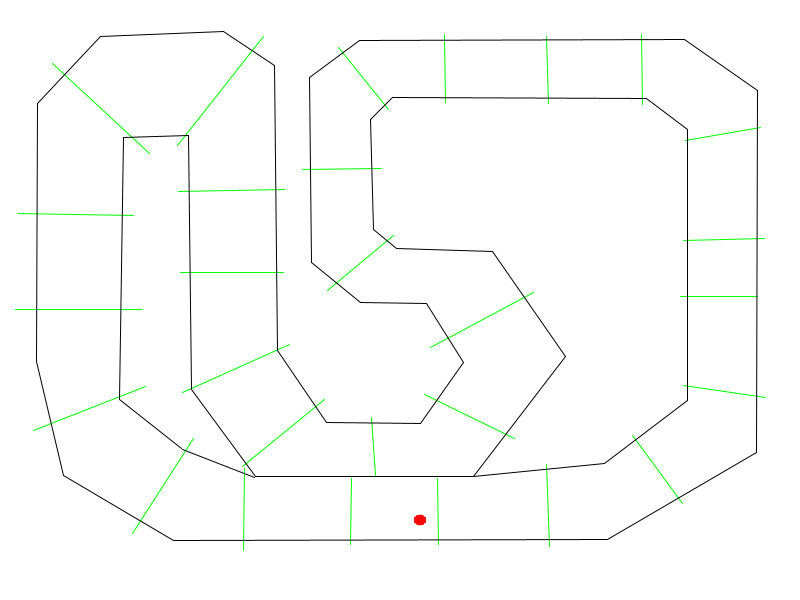
Frame 1 (no input)
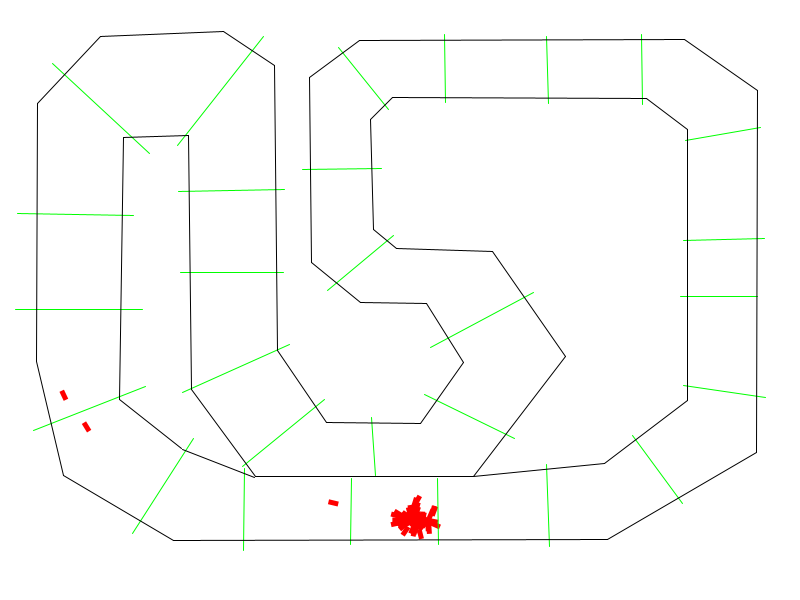
Frame 60 (the mouse pressed at the canvas centre just before this capture)
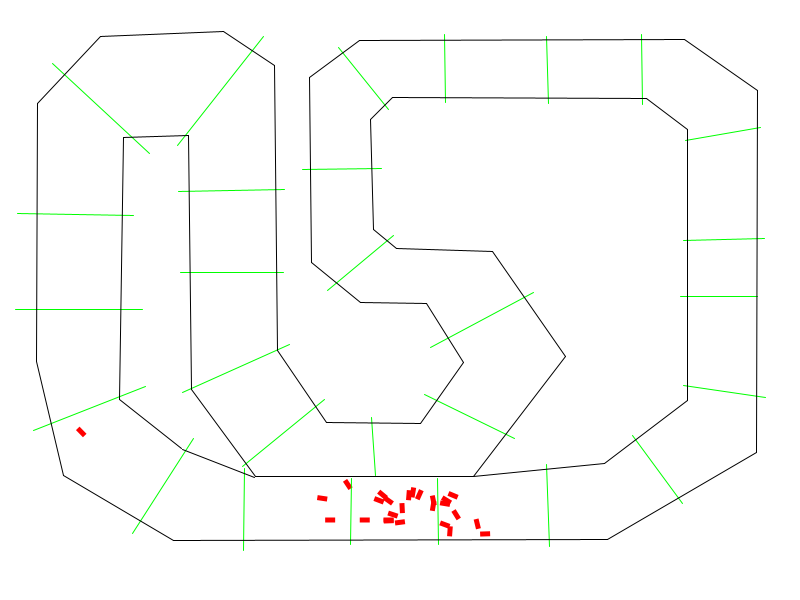
Frame 120 (the mouse held since frame 60 and released just before this capture)

The Processing sketch that drew these frames (run headless with seeded random() and noise(); from frame 60 on, the mouse is pressed at the canvas centre):

// Processing sketch: Driving
// ── Driving.pde
void setup(){ // Uses NEAT
	size(800, 600);
	randomSeed(5);
	frameRate(100);
}

int innovation_numberC = 0;
int innovation_numberN = 0;

float[][] existingNodes = {};
float[][] existingConnections = {};

int TN = 1;
Track t = new Track(TN);
Car c = new Car(t, new PVector(100,520), PI);
int Slen = 0;

float[] rotations = {/*-2*PI/3,-PI/2,*/-PI/4/*, 0*/, PI/4/*, PI/2, 2*PI/3*/};

/*
float[][] Nt = {{0,0},{1,0},{2,0},{3,0},{4,0},{5,0},{6,1},{7,1}};
float[][] Ct = {{5,6,-10000,1,0}};

Net n = new Net(Nt, Ct);*/

Population pop = new Population(200, rotations.length+0+Slen, 2+Slen); // one in node for each rotation and 3 for velocity, rotation and bias
boolean s = true;
int LastNet = 0;
Net Best = pop.Nets[0];

boolean pKeyPressed = false;
int r = 0;
int rMax = 2000;

double frictionVal = -5;

void draw() {
	background(255);
	//println(mouseX + ", " + mouseY);
	
	if(keyPressed/* && !pKeyPressed*/ && key == 'f'){
		// run instantly
		while(r < rMax){
			boolean AllDead = true;
			r++;
			for(int i = 0; i < pop.Nets.length; i++){
				pop.Nets[i].SimulateStep(s, false);
				if(pop.Nets[i].alive){AllDead = false;}
			}
			if(AllDead){break;}
			s = false;
		}
		pop.RunGen();
		s=true;
		r=0;
	}else{
		// run and visualize
		boolean AllDead = true;
		r++;
		for(int i = 0; i < pop.Nets.length; i++){
			pop.Nets[i].SimulateStep(s, true);
			if(pop.Nets[i].alive){AllDead = false;}
		}
		s = false;
		if(AllDead || r > rMax){pop.RunGen();s=true;r=0;}
	}
	
	if(keyPressed && !pKeyPressed && key == 'p'){
		print("Nodes: ");
		for(int i = 0; i < Best.Nodes.length; i++){
			print(Best.Nodes[i][0] + ", ");
		}
		println();
		
		print("Connections: ");
		for(int i = 0; i < Best.connections.length; i++){
			float[] x = Best.connections[i];
			if((int)x[3] == 1){
				print("(" + x[0] + ", " + x[1] + ", " + x[2] + "), ");
			}
		}
		println();
	}
	
	
	//background(255);
	/*if(n.fitness == 0){
		println(millis());
		n.SimulateInst();
		println(millis());
	}
	println(n.fitness);
	
	if(c.touchingTrack()){
		background(255,0,0);
	}*/
	/*
	float a = 0;
	float b = 0;
	if(keyPressed && keyCode == UP){
		a += 0.5;
	}else if(keyPressed && keyCode == DOWN){
		a -= 0.5;
	}else if(keyPressed && keyCode == LEFT){
		b -= 0.05;
	}else if(keyPressed && keyCode == RIGHT){
		b += 0.05;
	}
	
	c.Drive(a,b);
	c.Draw(true);
	c.Step();
	
	if(c.touchingTrack()){
		background(255,0,0);
	}
	*/
	t.Draw();
	pKeyPressed = keyPressed;
}

// Helper Code

float Dot(PVector a, PVector b){
	return a.x*b.x + a.y*b.y;
}

float Cross(PVector a, PVector b){
	return a.x*b.y - a.y*b.x;
}

float[][] insert(float[][] array, float[] x, int place){
	float[][] out = {};
	for(int i = 0; i < place-1; i++){
		out = (float[][])append(out, array[i]);
	}
	out = (float[][])append(out, x);
	for(int i = place-1; i < array.length; i++){
		out = (float[][])append(out, array[i]);
	}
	return out;
}

Net[] insert(Net[] array, Net x, int place){
	Net[] out = {};
	if(place > 0){
		for(int i = 0; i < place-1; i++){
			out = (Net[])append(out, array[i]);
		}
	}
	out = (Net[])append(out, x);
	for(int i = max(place-1,0); i < array.length; i++){
		out = (Net[])append(out, array[i]);
	}
	return out;
}

float sigmoid(float x){
	return 1/(1 + exp(-x));
}

float[][] Remove(float[][] list, int[] to_Remove){
	float[][] out = {};
	
	for(int i = 0; i < list.length; i++){
		boolean c = false;
		for(int a = 0; a < to_Remove.length; a++){
			if(i == to_Remove[a]){
				c = true;
				break;
			}
		}
		if(c){continue;}
		out = (float[][])append(out, list[i]);
	}
	return out;
}

float[][] getDisjoint(Net A, Net B){
	float[][] out = {};
	float[][] c1 = new float[A.connections.length][];
	arrayCopy(A.connections, c1);
	float[][] c2 = new float[B.connections.length][];
	arrayCopy(B.connections, c2);
		
	for(int a = 0; a < c1.length; a++){
		boolean f = false;
		for(int b = 0; b < c2.length; b++){
			if(c1[a][4] == c2[b][4]){
				f = true;
				break;
			}
		}
		if(!f){
			for(int i = 0; i < A.Start_Nodes.length; i++){
				if(c1[a][0] == A.Start_Nodes[i]){
					out = (float[][])append(out, c1[a]);
				}
			}
		}
	}
	
	for(int a = 0; a < c2.length; a++){
		boolean f = false;
		for(int b = 0; b < c1.length; b++){
			if(c2[a][4] == c1[b][4]){
				f = true;
				break;
			}
		}
		if(!f){
			for(int i = 0; i < A.Start_Nodes.length; i++){
				if(c2[a][0] == A.Start_Nodes[i]){
					out = (float[][])append(out, c2[a]);
				}
			}
		}
	}
	return out;
}
float[][] getExcess(Net A, Net B){
	float[][] out = {};
	float[][] c1 = new float[A.connections.length][];
	arrayCopy(A.connections, c1);
	float[][] c2 = new float[B.connections.length][];
	arrayCopy(B.connections, c2);
		
	for(int a = 0; a < c1.length; a++){
		boolean f = false;
		for(int b = 0; b < c2.length; b++){
			if(c1[a][4] == c2[b][4]){
				f = true;
				break;
			}
		}
		if(!f){
			f = false;
			for(int i = 0; i < A.Start_Nodes.length; i++){
				if(c1[a][0] == A.Start_Nodes[i]){
					f = true;
				}
			}
			if(!f){out = (float[][])append(out, c1[a]);}
		}
	}
	
	for(int a = 0; a < c2.length; a++){
		boolean f = false;
		for(int b = 0; b < c1.length; b++){
			if(c2[a][4] == c1[b][4]){
				f = true;
				break;
			}
		}
		if(!f){
			f = false;
			for(int i = 0; i < A.Start_Nodes.length; i++){
				if(c2[a][0] == A.Start_Nodes[i]){
					f = true;
				}
			}
			if(!f){out = (float[][])append(out, c2[a]);}
		}
	}
	return out;
}

float GDist(Net A, Net B, float c1, float c2, float c3){
	float out = c1*getExcess(A,B).length/max(A.connections.length, B.connections.length) + c2*getDisjoint(A,B).length/max(A.connections.length, B.connections.length);
	
	float w = 0;
	for(int a = 0; a < A.connections.length; a++){
		for(int b = 0; b < B.connections.length; b++){
			if(A.connections[a][4] == B.connections[b][4]){
				w += abs(A.connections[a][2] - B.connections[b][2]);
			}
		}
	}
	out += c3*w/max(A.connections.length,B.connections.length);
	return out;
}

boolean TFProb(float prob){ // prob between 0 and 100
	if(random(0,100) <= prob){
		return true;
	}
	return false;
}

Net Breed(Net A, Net B){
	float[][] AConList = {};
	float[][] BConList = {};
	
	int a = 0;
	int b = 0;
	
	for(int i = 0; i < max(A.connections[A.connections.length-1][4], B.connections[B.connections.length-1][4]); i++){
		if(A.connections[a][4] != i && B.connections[b][4] != i){
			if(A.connections[a][4] == i){
				float[] t = new float[A.connections[a].length];
				arrayCopy(A.connections[a], t);
				AConList = (float[][])append(AConList, t);
				a++;
			}else{
				AConList = (float[][])append(AConList, null);
			}
			
			if(B.connections[b][4] == i){
				float[] t = new float[A.connections[a].length];
				arrayCopy(B.connections[b], t);
				BConList = (float[][])append(BConList, t);
				b++;
			}else{
				BConList = (float[][])append(BConList, null);
			}
		}
	}
	
	Net out;
	if(A.fitness > B.fitness){
		out = A.Copy();
		int ac = 0;
		for(int i = 0; i < AConList.length; i++){
			if(AConList[i] != null && BConList[i] != null){
				if(TFProb(50)){
					arrayCopy(BConList[i], out.connections[ac]);
				}
				
				if((AConList[i][3] == 0 || BConList[i][3] == 0) && TFProb(75)){
					out.connections[ac][3] = 0;
				}/*else{
					out.connections[ac][3] = 1;
				}*/
			}
			if(AConList[i] != null){ac++;}
		}
	}else{
		out = B.Copy();
		int bc = 0;
		for(int i = 0; i < BConList.length; i++){
			if(AConList[i] != null && BConList[i] != null && TFProb(50)){
				out.connections[bc] = AConList[i];
			}
			if(BConList[i] != null){bc++;}
		}
	}
	
	return out;
}

int[] getRange(int min, int max){
	int[] out = {};
	for(int i = min; i < max; i++){
		out = append(out, i);
	}
	return out;
}

// Track class

class Track {
	PVector[][] gaits = {}; //= {{new PVector(116.0, 129.0), new PVector(117.0, 180.0)}, {new PVector(127.0, 180.0), new PVector(127.0, 126.0)}, {new PVector(134.0, 126.0), new PVector(134.0, 182.0)}, {new PVector(150.0, 184.0), new PVector(150.0, 103.0)}, {new PVector(170.0, 111.0), new PVector(168.0, 179.0)}, {new PVector(185.0, 180.0), new PVector(187.0, 120.0)}, {new PVector(189.0, 188.0), new PVector(281.0, 188.0)}, {new PVector(116.0, 186.0), new PVector(33.0, 187.0)}, {new PVector(135.0, 277.0), new PVector(20.0, 274.0)}, {new PVector(130.0, 378.0), new PVector(20.0, 390.0)}, {new PVector(48.0, 526.0), new PVector(129.0, 460.0)}, {new PVector(267.0, 480.0), new PVector(266.0, 566.0)}, {new PVector(447.0, 566.0), new PVector(448.0, 471.0)}, {new PVector(531.0, 473.0), new PVector(529.0, 570.0)}, {new PVector(693.0, 547.0), new PVector(625.0, 456.0)}, {new PVector(666.0, 411.0), new PVector(773.0, 403.0)}, {new PVector(777.0, 324.0), new PVector(657.0, 325.0)}, {new PVector(667.0, 231.0), new PVector(780.0, 214.0)}, {new PVector(778.0, 91.0), new PVector(681.0, 102.0)}, {new PVector(570.0, 125.0), new PVector(570.0, 18.0)}, {new PVector(447.0, 2.0), new PVector(443.0, 93.0)}, {new PVector(391.0, 110.0), new PVector(283.0, 107.0)}, {new PVector(299.0, 264.0), new PVector(391.0, 172.0)}, {new PVector(358.0, 311.0), new PVector(493.0, 313.0)}, {new PVector(464.0, 439.0), new PVector(352.0, 363.0)}, {new PVector(310.0, 345.0), new PVector(203.0, 432.0)}, {new PVector(180.0, 273.0), new PVector(285.0, 292.0)}};
	PVector[][] track = {}; //= {{new PVector(659.0, 556.0), new PVector(106.0, 556.0)}, {new PVector(106.0, 556.0), new PVector(36.0, 499.0)}, {new PVector(36.0, 499.0), new PVector(32.0, 37.0)}, {new PVector(32.0, 37.0), new PVector(64.0, 7.0)}, {new PVector(64.0, 7.0), new PVector(248.0, 7.0)}, {new PVector(248.0, 7.0), new PVector(278.0, 39.0)}, {new PVector(278.0, 39.0), new PVector(277.0, 350.0)}, {new PVector(277.0, 350.0), new PVector(321.0, 391.0)}, {new PVector(321.0, 391.0), new PVector(356.0, 391.0)}, {new PVector(356.0, 391.0), new PVector(399.0, 353.0)}, {new PVector(399.0, 353.0), new PVector(399.0, 300.0)}, {new PVector(399.0, 300.0), new PVector(365.0, 269.0)}, {new PVector(365.0, 269.0), new PVector(321.0, 269.0)}, {new PVector(321.0, 269.0), new PVector(288.0, 241.0)}, {new PVector(288.0, 241.0), new PVector(287.0, 37.0)}, {new PVector(287.0, 37.0), new PVector(313.0, 11.0)}, {new PVector(313.0, 11.0), new PVector(494.0, 11.0)}, {new PVector(494.0, 11.0), new PVector(534.0, 48.0)}, {new PVector(534.0, 48.0), new PVector(588.0, 48.0)}, {new PVector(588.0, 48.0), new PVector(628.0, 15.0)}, {new PVector(628.0, 15.0), new PVector(723.0, 16.0)}, {new PVector(723.0, 16.0), new PVector(770.0, 53.0)}, {new PVector(770.0, 53.0), new PVector(762.0, 469.0)}, {new PVector(658.0, 556.0), new PVector(762.0, 470.0)}, {new PVector(157.0, 483.0), new PVector(116.0, 452.0)}, {new PVector(116.0, 452.0), new PVector(111.0, 173.0)}, {new PVector(111.0, 173.0), new PVector(195.0, 173.0)}, {new PVector(195.0, 173.0), new PVector(195.0, 397.0)}, {new PVector(195.0, 397.0), new PVector(272.0, 460.0)}, {new PVector(272.0, 460.0), new PVector(386.0, 459.0)}, {new PVector(386.0, 459.0), new PVector(475.0, 378.0)}, {new PVector(475.0, 378.0), new PVector(475.0, 274.0)}, {new PVector(475.0, 274.0), new PVector(398.0, 203.0)}, {new PVector(398.0, 203.0), new PVector(383.0, 202.0)}, {new PVector(383.0, 202.0), new PVector(358.0, 181.0)}, {new PVector(358.0, 181.0), new PVector(356.0, 91.0)}, {new PVector(356.0, 91.0), new PVector(369.0, 74.0)}, {new PVector(369.0, 74.0), new PVector(455.0, 72.0)}, {new PVector(455.0, 72.0), new PVector(502.0, 111.0)}, {new PVector(502.0, 111.0), new PVector(598.0, 108.0)}, {new PVector(598.0, 108.0), new PVector(653.0, 66.0)}, {new PVector(653.0, 66.0), new PVector(697.0, 66.0)}, {new PVector(697.0, 66.0), new PVector(694.0, 427.0)}, {new PVector(694.0, 427.0), new PVector(641.0, 483.0)}, {new PVector(641.0, 483.0), new PVector(158.0, 484.0)}, {new PVector(112.0, 135.0), new PVector(193.0, 135.0)}, {new PVector(193.0, 135.0), new PVector(193.0, 81.0)}, {new PVector(193.0, 81.0), new PVector(177.0, 54.0)}, {new PVector(177.0, 54.0), new PVector(131.0, 53.0)}, {new PVector(131.0, 53.0), new PVector(111.0, 75.0)}, {new PVector(111.0, 75.0), new PVector(112.0, 136.0)}, {new PVector(130.0, 136.0), new PVector(130.0, 146.0)}, {new PVector(174.0, 173.0), new PVector(173.0, 163.0)}};
	
	Track(){
		for(int i = 0; i < track.length; i++){
			if(track[i][0].x == track[i][1].x){
				track[i][1].x += 0.05;
			}
		}
	}
	
	Track(int TrackNum){
		for(int i = 0; i < track.length; i++){
			if(track[i][0].x == track[i][1].x){
				track[i][1].x += 0.1;
			}
		}
		
		if(TrackNum == 0){
			PVector[][] a = {{new PVector(160.0, 131.0), new PVector(236.0, 185.0)}, {new PVector(313.0, 165.0), new PVector(304.0, 70.0)}, {new PVector(412.0, 162.0), new PVector(465.0, 80.0)}, {new PVector(399.0, 215.0), new PVector(563.0, 185.0)}, {new PVector(536.0, 289.0), new PVector(626.0, 217.0)}, {new PVector(556.0, 357.0), new PVector(668.0, 389.0)}, {new PVector(519.0, 349.0), new PVector(475.0, 424.0)}, {new PVector(417.0, 375.0), new PVector(415.0, 289.0)}, {new PVector(349.0, 390.0), new PVector(290.0, 329.0)}, {new PVector(266.0, 365.0), new PVector(206.0, 441.0)}, {new PVector(173.0, 315.0), new PVector(249.0, 274.0)}};
			PVector[][] b = {{new PVector(224.0, 445.0), new PVector(141.0, 174.0)}, {new PVector(141.0, 174.0), new PVector(207.0, 99.0)}, {new PVector(207.0, 99.0), new PVector(379.0, 82.0)}, {new PVector(379.0, 82.0), new PVector(585.0, 128.0)}, {new PVector(585.0, 128.0), new PVector(488.0, 198.0)}, {new PVector(488.0, 198.0), new PVector(628.0, 251.0)}, {new PVector(628.0, 251.0), new PVector(647.0, 434.0)}, {new PVector(647.0, 434.0), new PVector(501.0, 434.0)}, {new PVector(501.0, 434.0), new PVector(445.0, 360.0)}, {new PVector(445.0, 360.0), new PVector(340.0, 360.0)}, {new PVector(340.0, 360.0), new PVector(318.0, 443.0)}, {new PVector(318.0, 443.0), new PVector(224.0, 445.0)}, {new PVector(264.0, 381.0), new PVector(207.0, 196.0)}, {new PVector(207.0, 196.0), new PVector(246.0, 145.0)}, {new PVector(246.0, 145.0), new PVector(374.0, 135.0)}, {new PVector(374.0, 135.0), new PVector(447.0, 151.0)}, {new PVector(447.0, 151.0), new PVector(412.0, 213.0)}, {new PVector(412.0, 213.0), new PVector(560.0, 276.0)}, {new PVector(560.0, 276.0), new PVector(584.0, 369.0)}, {new PVector(584.0, 369.0), new PVector(527.0, 371.0)}, {new PVector(527.0, 371.0), new PVector(477.0, 306.0)}, {new PVector(477.0, 306.0), new PVector(319.0, 304.0)}, {new PVector(319.0, 304.0), new PVector(288.0, 350.0)}, {new PVector(288.0, 350.0), new PVector(281.0, 381.0)}, {new PVector(281.0, 381.0), new PVector(264.0, 381.0)}};
			gaits = a;
			track = b;
		}else if(TrackNum == 1){
			PVector[][] a = {{new PVector(244.0, 468.0), new PVector(243.0, 550.0)}, {new PVector(193.0, 438.0), new PVector(132.0, 533.0)}, {new PVector(145.0, 386.0), new PVector(33.0, 430.0)}, {new PVector(142.0, 309.0), new PVector(15.0, 309.0)}, {new PVector(133.0, 215.0), new PVector(17.0, 213.0)}, {new PVector(149.0, 153.0), new PVector(52.0, 63.0)}, {new PVector(177.0, 145.0), new PVector(263.0, 36.0)}, {new PVector(178.0, 191.0), new PVector(284.0, 189.0)}, {new PVector(180.0, 272.0), new PVector(283.0, 272.0)}, {new PVector(289.0, 344.0), new PVector(182.0, 392.0)}, {new PVector(242.0, 466.0), new PVector(324.0, 399.0)}, {new PVector(371.0, 417.0), new PVector(375.0, 475.0)}, {new PVector(424.0, 394.0), new PVector(514.0, 438.0)}, {new PVector(430.0, 347.0), new PVector(533.0, 292.0)}, {new PVector(327.0, 290.0), new PVector(393.0, 235.0)}, {new PVector(381.0, 168.0), new PVector(302.0, 169.0)}, {new PVector(388.0, 109.0), new PVector(338.0, 47.0)}, {new PVector(445.0, 102.0), new PVector(444.0, 34.0)}, {new PVector(548.0, 103.0), new PVector(546.0, 36.0)}, {new PVector(642.0, 104.0), new PVector(641.0, 34.0)}, {new PVector(685.0, 140.0), new PVector(760.0, 127.0)}, {new PVector(764.0, 238.0), new PVector(683.0, 240.0)}, {new PVector(680.0, 296.0), new PVector(757.0, 296.0)}, {new PVector(765.0, 397.0), new PVector(683.0, 385.0)}, {new PVector(682.0, 503.0), new PVector(632.0, 435.0)}, {new PVector(549.0, 546.0), new PVector(546.0, 464.0)}, {new PVector(437.0, 478.0), new PVector(438.0, 544.0)}, {new PVector(350.0, 544.0), new PVector(351.0, 478.0)}};
			PVector[][] b = {{new PVector(607.0, 539.0), new PVector(173.0, 540.0)}, {new PVector(173.0, 540.0), new PVector(63.0, 475.0)}, {new PVector(63.0, 475.0), new PVector(36.0, 361.0)}, {new PVector(36.0, 361.0), new PVector(37.0, 103.0)}, {new PVector(37.0, 103.0), new PVector(100.0, 36.0)}, {new PVector(100.0, 36.0), new PVector(223.0, 31.0)}, {new PVector(223.0, 31.0), new PVector(274.0, 65.0)}, {new PVector(274.0, 65.0), new PVector(277.0, 350.0)}, {new PVector(277.0, 350.0), new PVector(326.0, 422.0)}, {new PVector(326.0, 422.0), new PVector(420.0, 423.0)}, {new PVector(420.0, 423.0), new PVector(463.0, 362.0)}, {new PVector(463.0, 362.0), new PVector(426.0, 303.0)}, {new PVector(426.0, 303.0), new PVector(360.0, 302.0)}, {new PVector(360.0, 302.0), new PVector(311.0, 262.0)}, {new PVector(311.0, 262.0), new PVector(309.0, 77.0)}, {new PVector(309.0, 77.0), new PVector(359.0, 40.0)}, {new PVector(359.0, 40.0), new PVector(684.0, 39.0)}, {new PVector(684.0, 39.0), new PVector(757.0, 90.0)}, {new PVector(757.0, 90.0), new PVector(756.0, 452.0)}, {new PVector(756.0, 452.0), new PVector(607.0, 539.0)}, {new PVector(181.0, 448.0), new PVector(119.0, 399.0)}, {new PVector(119.0, 399.0), new PVector(123.0, 137.0)}, {new PVector(123.0, 137.0), new PVector(188.0, 135.0)}, {new PVector(188.0, 135.0), new PVector(191.0, 389.0)}, {new PVector(191.0, 389.0), new PVector(255.0, 476.0)}, {new PVector(255.0, 476.0), new PVector(473.0, 476.0)}, {new PVector(473.0, 476.0), new PVector(565.0, 356.0)}, {new PVector(565.0, 356.0), new PVector(492.0, 251.0)}, {new PVector(492.0, 251.0), new PVector(396.0, 248.0)}, {new PVector(396.0, 248.0), new PVector(373.0, 229.0)}, {new PVector(373.0, 229.0), new PVector(370.0, 119.0)}, {new PVector(370.0, 119.0), new PVector(392.0, 97.0)}, {new PVector(392.0, 97.0), new PVector(646.0, 98.0)}, {new PVector(646.0, 98.0), new PVector(687.0, 129.0)}, {new PVector(687.0, 400.0), new PVector(687.1, 129.0)}, {new PVector(687.0, 400.0), new PVector(604.0, 463.0)}, {new PVector(604.0, 463.0), new PVector(473.0, 476.0)}, {new PVector(182.0, 449.0), new PVector(254.0, 477.0)}};
			gaits = a;
			track = b;
		}else if(TrackNum == 2){
			PVector[][] a = {{new PVector(116.0, 129.0), new PVector(117.0, 180.0)}, {new PVector(127.0, 180.0), new PVector(127.0, 126.0)}, {new PVector(134.0, 126.0), new PVector(134.0, 182.0)}, {new PVector(150.0, 184.0), new PVector(150.0, 103.0)}, {new PVector(170.0, 111.0), new PVector(168.0, 179.0)}, {new PVector(185.0, 180.0), new PVector(187.0, 120.0)}, {new PVector(189.0, 188.0), new PVector(281.0, 188.0)}, {new PVector(116.0, 186.0), new PVector(33.0, 187.0)}, {new PVector(135.0, 277.0), new PVector(20.0, 274.0)}, {new PVector(130.0, 378.0), new PVector(20.0, 390.0)}, {new PVector(48.0, 526.0), new PVector(129.0, 460.0)}, {new PVector(267.0, 480.0), new PVector(266.0, 566.0)}, {new PVector(447.0, 566.0), new PVector(448.0, 471.0)}, {new PVector(531.0, 473.0), new PVector(529.0, 570.0)}, {new PVector(693.0, 547.0), new PVector(625.0, 456.0)}, {new PVector(666.0, 411.0), new PVector(773.0, 403.0)}, {new PVector(777.0, 324.0), new PVector(657.0, 325.0)}, {new PVector(667.0, 231.0), new PVector(780.0, 214.0)}, {new PVector(778.0, 91.0), new PVector(681.0, 102.0)}, {new PVector(570.0, 125.0), new PVector(570.0, 18.0)}, {new PVector(447.0, 2.0), new PVector(443.0, 93.0)}, {new PVector(391.0, 110.0), new PVector(283.0, 107.0)}, {new PVector(299.0, 264.0), new PVector(391.0, 172.0)}, {new PVector(358.0, 311.0), new PVector(493.0, 313.0)}, {new PVector(464.0, 439.0), new PVector(352.0, 363.0)}, {new PVector(310.0, 345.0), new PVector(203.0, 432.0)}, {new PVector(180.0, 273.0), new PVector(285.0, 292.0)}};
			PVector[][] b = {{new PVector(659.0, 556.0), new PVector(106.0, 556.0)}, {new PVector(106.0, 556.0), new PVector(36.0, 499.0)}, {new PVector(36.0, 499.0), new PVector(32.0, 37.0)}, {new PVector(32.0, 37.0), new PVector(64.0, 7.0)}, {new PVector(64.0, 7.0), new PVector(248.0, 7.0)}, {new PVector(248.0, 7.0), new PVector(278.0, 39.0)}, {new PVector(278.0, 39.0), new PVector(277.0, 350.0)}, {new PVector(277.0, 350.0), new PVector(321.0, 391.0)}, {new PVector(321.0, 391.0), new PVector(356.0, 391.0)}, {new PVector(356.0, 391.0), new PVector(399.0, 353.0)}, {new PVector(399.0, 353.0), new PVector(399.0, 300.0)}, {new PVector(399.0, 300.0), new PVector(365.0, 269.0)}, {new PVector(365.0, 269.0), new PVector(321.0, 269.0)}, {new PVector(321.0, 269.0), new PVector(288.0, 241.0)}, {new PVector(288.0, 241.0), new PVector(287.0, 37.0)}, {new PVector(287.0, 37.0), new PVector(313.0, 11.0)}, {new PVector(313.0, 11.0), new PVector(494.0, 11.0)}, {new PVector(494.0, 11.0), new PVector(534.0, 48.0)}, {new PVector(534.0, 48.0), new PVector(588.0, 48.0)}, {new PVector(588.0, 48.0), new PVector(628.0, 15.0)}, {new PVector(628.0, 15.0), new PVector(723.0, 16.0)}, {new PVector(723.0, 16.0), new PVector(770.0, 53.0)}, {new PVector(770.0, 53.0), new PVector(762.0, 469.0)}, {new PVector(658.0, 556.0), new PVector(762.0, 470.0)}, {new PVector(157.0, 483.0), new PVector(116.0, 452.0)}, {new PVector(116.0, 452.0), new PVector(111.0, 173.0)}, {new PVector(111.0, 173.0), new PVector(195.0, 173.0)}, {new PVector(195.0, 173.0), new PVector(195.0, 397.0)}, {new PVector(195.0, 397.0), new PVector(272.0, 460.0)}, {new PVector(272.0, 460.0), new PVector(386.0, 459.0)}, {new PVector(386.0, 459.0), new PVector(475.0, 378.0)}, {new PVector(475.0, 378.0), new PVector(475.0, 274.0)}, {new PVector(475.0, 274.0), new PVector(398.0, 203.0)}, {new PVector(398.0, 203.0), new PVector(383.0, 202.0)}, {new PVector(383.0, 202.0), new PVector(358.0, 181.0)}, {new PVector(358.0, 181.0), new PVector(356.0, 91.0)}, {new PVector(356.0, 91.0), new PVector(369.0, 74.0)}, {new PVector(369.0, 74.0), new PVector(455.0, 72.0)}, {new PVector(455.0, 72.0), new PVector(502.0, 111.0)}, {new PVector(502.0, 111.0), new PVector(598.0, 108.0)}, {new PVector(598.0, 108.0), new PVector(653.0, 66.0)}, {new PVector(653.0, 66.0), new PVector(697.0, 66.0)}, {new PVector(697.0, 66.0), new PVector(694.0, 427.0)}, {new PVector(694.0, 427.0), new PVector(641.0, 483.0)}, {new PVector(641.0, 483.0), new PVector(158.0, 484.0)}, {new PVector(112.0, 135.0), new PVector(193.0, 135.0)}, {new PVector(193.0, 135.0), new PVector(193.0, 81.0)}, {new PVector(193.0, 81.0), new PVector(177.0, 54.0)}, {new PVector(177.0, 54.0), new PVector(131.0, 53.0)}, {new PVector(131.0, 53.0), new PVector(111.0, 75.0)}, {new PVector(111.0, 75.0), new PVector(112.0, 136.0)}, {new PVector(130.0, 136.0), new PVector(130.0, 146.0)}, {new PVector(174.0, 173.0), new PVector(173.0, 163.0)}};
			gaits = a;
			track = b;
		}
	}
	
	boolean IntersectingTrack(PVector[] w) {
		PVector[] l1 = new PVector[w.length];
		arrayCopy(w, l1);
		
		if(l1[0].x == l1[1].x){
			l1[1].x += 0.1;
		}
		if(l1[0].y == l1[1].y){
			l1[1].y += 0.1;
		}
				
		for(int i = 0; i < track.length; i++){
			PVector[] l2 = track[i];
			if(l2[0].x == l2[1].x){
				l2[1].x += 0.1;
			}
			
			if(l2[0].y == l2[1].y){
				l2[1].y += 0.1;
			}
						
			if(max(l1[0].x,l1[1].x) < min(l2[0].x,l2[1].x)){
				continue;
			}
			
			float A1 = (l1[0].y-l1[1].y)/(l1[0].x-l1[1].x);
			float A2 = (l2[0].y-l2[1].y)/(l2[0].x-l2[1].x);
			float b1 = l1[0].y-A1*l1[0].x;
			float b2 = l2[0].y-A2*l2[0].x;
			
			if(A1 == A2 && b1 == b2){
				//println("x1: " + l2[0].x + ", y1: " + l2[0].y + ", x2: " + l2[1].x + ", y2: " + l2[1].y);
				//return true;
			}else if(A1 == A2){
				continue;
			}
			
			float Xa = (b2 - b1) / (A1 - A2);

			if((Xa < max( min(l1[0].x,l1[1].x), min(l2[0].x,l2[1].x) )) || (Xa > min( max(l1[0].x,l1[1].x), max(l2[0].x,l2[1].x) )) ){
				continue;
			}else{
				//println("x1: " + l2[0].x + ", y1: " + l2[0].y + ", x2: " + l2[1].x + ", y2: " + l2[1].y);
				return true;
			}
		}
		
		return false;
	}
	
	int IntersectingGait(PVector[] l1) {
		for(int i = 0; i < gaits.length; i++){
			PVector[] l2 = gaits[i];
			
			if(max(l1[0].x,l1[1].x) < min(l2[0].x,l2[1].x)){
				continue;
			}
			
			float A1 = (l1[0].y-l1[1].y)/(l1[0].x-l1[1].x);
			float A2 = (l2[0].y-l2[1].y)/(l2[0].x-l2[1].x);
			float b1 = l1[0].y-A1*l1[0].x;
			float b2 = l2[0].y-A2*l2[0].x;
			
			if(A1 == A2 && b1 == b2){
				return i;
			}else if(A1 == A2){
				continue;
			}
			
			float Xa = (b2 - b1) / (A1 - A2);
			
			if((Xa < max( min(l1[0].x,l1[1].x), min(l2[0].x,l2[1].x) )) || (Xa > min( max(l1[0].x,l1[1].x), max(l2[0].x,l2[1].x) )) ){
				continue;
			}else{
				return i;
			}
		}
		
		return -1;
	}
	
	PVector intPoint(PVector[] w){
		PVector out = null;
		PVector[] l1 = new PVector[w.length];
		arrayCopy(w, l1);
		if(l1[0].x == l1[1].x){l1[1].x += 0.01;}
		if(l1[0].y == l1[1].y){l1[1].y += 0.01;}
		for(int i = 0; i < track.length; i++){
			PVector[] l2 = track[i];
			if(l2[0].x == l2[1].x){l2[1].x+=0.1;}
			if(l2[0].y == l2[1].y){l2[1].y+=0.1;}
			if(max(l1[0].x,l1[1].x) < min(l2[0].x,l2[1].x)){
				continue;
			}
			
			float A1 = (l1[0].y-l1[1].y)/(l1[0].x-l1[1].x);
			float A2 = (l2[0].y-l2[1].y)/(l2[0].x-l2[1].x);
			float b1 = l1[0].y-A1*l1[0].x;
			float b2 = l2[0].y-A2*l2[0].x;
			
			if(A1 == A2){
				continue;
			}
			//println(A2);
			float Xa = (b2 - b1) / (A1 - A2);
			
			if((Xa < max( min(l1[0].x,l1[1].x), min(l2[0].x,l2[1].x) )) || (Xa > min( max(l1[0].x,l1[1].x), max(l2[0].x,l2[1].x) )) ){
				continue;
			}
			
			PVector P = new PVector(Xa, A1*Xa + b1);
			
			if(out == null || sq(out.x - l1[0].x) + sq(out.y - l1[0].y) > sq(P.x - l1[0].x) + sq(P.y - l1[0].y)){
				out = P;
			}
		}
		
		return out;
	}
	
	void Draw(){
		stroke(0,255,0);
		for(int i = 0; i < gaits.length; i++){
			line(gaits[i][0].x, gaits[i][0].y, gaits[i][1].x, gaits[i][1].y);
		}
		
		stroke(0);
		for(int i = 0; i < track.length; i++){
			line(track[i][0].x, track[i][0].y, track[i][1].x, track[i][1].y);
		}
	}
}

//Population Class

class Population{
	Net[] Nets = {};
	Net[][] Species = {};
	int NominalNets;
	float minDist = 3;
	float c1 = 2;
	float c2 = 2;
	float c3 = 0.4;
	int gen = 1;
	
	Population(int netNum, int Input_Nodes, int Output_Nodes){
		NominalNets = netNum;
		float[][] TempNodes = {};
		
		for(int a = 0; a < Input_Nodes; a++){
			float[] t = {a, 0, -1};
			TempNodes = (float[][])append(TempNodes, t);
		}
		
		for(int a = 0; a < Output_Nodes; a++){
			float[] t = {a+Input_Nodes, 2, -1};
			TempNodes = (float[][])append(TempNodes, t);
		}
		
		innovation_numberN = Input_Nodes + Output_Nodes;
		
		for(int i = 0; i < netNum; i++){
			float[][] TempConnections = {};
			for(int a = 0; a < Input_Nodes; a++){
				for(int b = 0; b < Output_Nodes; b++){
					float[] t = {a, Input_Nodes+b, 0, 1, a*Output_Nodes+b};
					TempConnections = (float[][])append(TempConnections, t);
				}
			}
			Nets = (Net[])append(Nets, new Net(TempNodes, TempConnections));
			Nets[Nets.length-1].Mutate();
		}
		
		innovation_numberC = 1;//Output_Nodes*Input_Nodes
		
		existingConnections = new float[Nets[0].connections.length][5];
		for(int i = 0; i < existingConnections.length; i++){
			arrayCopy(Nets[0].connections[i], existingConnections[i]);
		}
		
		existingNodes = new float[Nets[0].Nodes.length][3];
		for(int i = 0; i < existingNodes.length; i++){
			arrayCopy(Nets[0].Nodes[i], existingNodes[i]);
		}
	}
	
	void Speciate(){
		Net[][] t = {};
		Species = t;
		for(int i = 0; i < Nets.length; i++){
			boolean P = false;
			for(int s = 0; s < Species.length; s++){
				if(GDist(Species[s][0], Nets[i], c1, c2, c3) < minDist){
					Species[s] = (Net[])append(Species[s], Nets[i]);
					P = true;
				}
			}
			if(!P){
				Net[] x = {Nets[i]};
				Species = (Net[][])append(Species, x);
			}
		}
	}
	
	void DistributeFitness(){
		for(int s = 0; s < Species.length; s++){
			float TotalF = 0;
			for(int i = 0; i < Species[s].length; i++){
				TotalF += Species[s][i].fitness;
			}
			
			for(int i = 0; i < Species[s].length; i++){
				Species[s][i].fitness = Species[s][i].fitness/TotalF;
			}
		}
	}
	
	void SortNets(){
		Net[] newNets = {};
		for(int a = 0; a < Nets.length; a++){
			boolean placed = false;
			for(int b = 0; b < newNets.length; b++){
				if(Nets[a].fitness < newNets[b].fitness){
					newNets = insert(newNets, Nets[a], b+1);
					placed = true;
					break;
				}
			}
			if(!placed){newNets = (Net[])append(newNets, Nets[a]);}
		}
		Nets = newNets;
	}
	
	void RunGen(){
		/*for(int i = 0; i < Nets.length; i++){
			if(Nets[i].fitness == 0){
				Nets[i].SimulateInst(); // find fitness of all Networks that dont already have a fitness value
			}
		}*/
		
		double best = -100;
		
		for(int i = 0; i < Nets.length; i++){
			if(best < Nets[i].fitness){best = Nets[i].fitness;Best = Nets[i];}
		}
		println(best);
		
		Speciate(); // seperate Nets into species
		DistributeFitness(); // distribute fitness over all nets in a particular species
		// all networks now have their fitness finalized
		
		SortNets();
		
		Net[] toSave = {};
		println("---Gen #" + gen + "---");
		float[] range = {};
		int Number_To_Save = 20;
		for(int i = Nets.length-1; i >= Nets.length-Number_To_Save; i--){
			//println("Net " + i + ": " + Nets[i].fitness);
			toSave = (Net[])append(toSave, Nets[i]);
			if(range.length > 0){
				range = (float[])append(range, (float)(range[range.length-1]+Nets[i].fitness));
			}else{
				range = (float[])append(range, (float)Nets[i].fitness);
			}
		}


		Net[] NewNets = toSave;
		
		while(NewNets.length < NominalNets){
			//println('x');

			if(TFProb(20)){
				Net x = toSave[0]; // set up if next selection method fails
				float r = random(0, range[range.length-1]);
				for(int i = 0; i < range.length; i++){
					if(r <= range[i]){
						 x = toSave[i];
						 break;
					}
				}
				
				Net n = x.Copy();
				n.Mutate();
				
				NewNets = (Net[])append(NewNets, n);
			}else{
				Net NetA = toSave[0]; // set up if next selection method fails
				float ar = random(0, range[range.length-1]);
				for(int i = 0; i < range.length; i++){
					if(ar <= range[i]){
						 NetA = toSave[i];
						 break;
					}
				}
				Net NetB = toSave[0];
				
				if(TFProb(100)){
					float br = random(0, range[range.length-1]);
					for(int i = 0; i < range.length; i++){
						if(br <= range[i]){
							 NetB = toSave[i];
							 break;
						}
					}
				}/*else{
					int Spec = -1;
					for(int i = 0; i < Species.length; i++){
						for(int a = 0; a < Species[i].length; a++){
							if(NetA.NetNum == Species[i][a].NetNum){Spec = i;break;}
						}
						if(Spec != -1){break;}
					}

					double R = 0;
					double br = random(0,1);
					for(int i = 0; i < Species[Spec].length; i++){
						R+=Species[Spec][i].fitness;
						if(br < R){
							NetB = Species[Spec][i];
						}
					}
				}*/
				
				Net n = Breed(NetA, NetB);
				n.Mutate();
				
				NewNets = (Net[])append(NewNets, n);
			}
		}
		Nets = NewNets;
		
		//TN = round(random(0,1));
		//t = new Track(TN);
		frictionVal+=0.5;
		gen++;
	}
}

// Car Class

class Car{
	Track T;
	PVector pos;
	PVector vel = new PVector(0,0);
	float rotation;
	float Ray_Length = 300;
	float W = 10;
	float H = 5;
	boolean[] hitGates = {};
	
	Car(Track Tt, PVector Start, float rot){
		T = Tt;
		
		for(int i = 0; i < T.gaits.length; i++){
			hitGates = (boolean[])append(hitGates, false);
		}
		
		pos = Start;
		rotation = rot;
	}
	
	void Step(){
		pos.x = pos.x + vel.x;
		pos.y = pos.y + vel.y;
		
		/*float velDir = rotation;
		if(pos.x != 0 && pos.y != 0){
			velDir = atan2(vel.y, vel.x);
		}
		float velMag = sqrt(sq(vel.x) + sq(vel.y)) * 0.97 * min(max(abs(cos(rotation - velDir)),0.3),1);
		vel.x = velMag*cos(velDir);
		vel.y = velMag*sin(velDir);*/
		
		float velMag = min(sqrt(sq(vel.x) + sq(vel.y)), 7);
		vel.x = velMag*cos(rotation);
		vel.y = velMag*sin(rotation);
	}
	
	void Drive(float Acc, float rAcc){
		vel.x += Acc*cos(rotation);
		vel.y += Acc*sin(rotation);
		rotation += rAcc;
	}
	
	void Draw(boolean lines){
		if(lines){
			for(int i = 0; i < rotations.length; i++){
				stroke(0);
				strokeWeight(1);
				
				PVector[] lne = {new PVector(pos.x, pos.y), new PVector(pos.x + Ray_Length*cos(rotation + rotations[i]), pos.y + Ray_Length*sin(rotation + rotations[i]))};
				line(lne[0].x, lne[0].y, lne[1].x, lne[1].y);
				
				strokeWeight(5);
				PVector temp = T.intPoint(lne);
				if(temp != null){
					point(temp.x, temp.y);
				}
			}
			strokeWeight(1);
		}
		
		fill(255,0,0);
		noStroke();
		translate(pos.x, pos.y);
		rotate(rotation);
		rectMode(CENTER);
		rect(0,0,W,H);
		resetMatrix();
	}
	
	float[] Get_Inputs(){
		float[] out = {};
		for(int i = 0; i < rotations.length; i++){
			PVector[] lne = {new PVector(pos.x, pos.y), new PVector(pos.x + Ray_Length*cos(rotation + rotations[i]), pos.y + Ray_Length*sin(rotation + rotations[i]))};
			
			PVector temp = T.intPoint(lne);
			if(temp == null){
				out = append(out, 1);
			}else{
				out = append(out,sqrt(sq(temp.x - pos.x) + sq(temp.y - pos.y))/Ray_Length);
			}
		}
		
		//out = append(out, vel.x);
		//out = append(out, vel.y);
		//out = append(out, pos.x);
		//out = append(out, pos.y);
		
		//out = append(out, sqrt(sq(vel.x) + sq(vel.y)));
		//out = append(out, rotation);
		//out = append(out, 1);

		return out;
	}
	
	boolean touchingTrack(){
		//front right, front left, bottom left, bottom right
		PVector[] Corners = {new PVector(pos.x+W/2*cos(rotation)-H/2*sin(rotation), pos.y+W/2*sin(rotation)+H/2*cos(rotation)), new PVector(pos.x-W/2*cos(rotation)-H/2*sin(rotation), pos.y-W/2*sin(rotation)+H/2*cos(rotation)), new PVector(pos.x-W/2*cos(rotation)+H/2*sin(rotation), pos.y-W/2*sin(rotation)-H/2*cos(rotation)), new PVector(pos.x+W/2*cos(rotation)+H/2*sin(rotation), pos.y+W/2*sin(rotation)-H/2*cos(rotation))};
		//println(pos.x);
		for(int i = 0; i < 4; i++){
			PVector[] l = {Corners[i],Corners[(i+1)%4]};
			if(T.IntersectingTrack(l)){
				return true;
			}
		}
		return false;
	}
	
	boolean hitGate(){
		//front right, front left, bottom left, bottom right
		PVector[] Corners = {new PVector(pos.x+W/2*cos(rotation)-H/2*sin(rotation), pos.y+W/2*sin(rotation)+H/2*cos(rotation)), new PVector(pos.x+W/2*cos(rotation)+H/2*sin(rotation), pos.y+W/2*sin(rotation)-H/2*cos(rotation)), new PVector(pos.x-W/2*cos(rotation)+H/2*sin(rotation), pos.y-W/2*sin(rotation)-H/2*cos(rotation)), new PVector(pos.x-W/2*cos(rotation)-H/2*sin(rotation), pos.y-W/2*sin(rotation)+H/2*cos(rotation))};
		
		boolean t = true;
		for(int i = 0; i < hitGates.length; i++){
			if(!hitGates[i]){
				t = false;
				break;
			}
		}
		if(t){
			for(int i = 0; i < hitGates.length; i++){
				hitGates[i] = false;
			}
		}
		
		for(int i = 0; i < 3; i++){
			PVector[] l = {Corners[i],Corners[(i+1)%3]};
			int g = T.IntersectingGait(l);
			if(g != -1){
				if(!hitGates[g]){
					hitGates[g] = true;
					return true;
				}
			}
		}
		return false;
	}
}

// Net Class

class Net{
	float[][] Nodes; // Node # / Innovation #, Node layer(0 is input, 1 is hidden, 2 is output), divided connection
	float[][] connections; // start, end, weight, enabled(1 or 0), innovation #
	double fitness;
	int[] Start_Nodes;
	int[] lowest = {-1,-1}; // the lowest node # from the inputs, outputs
	int[] ioNum = {0,0};
	PVector[] LastPoints = new PVector[75];
	float[] storage = new float[Slen];
	//Track t = new Track(TN);
	Car c = new Car(t, new PVector(420,520), PI);
	boolean alive;
	int NetNum;
	
	Net(float[][] N, float[][] C){
		NetNum = LastNet+0;
		LastNet++;
		/*for(int i = 0; i < C.length; i++){
			println(C[i]);
		}*/
		Nodes = N;
		Sort_Nodes();
		
		int ll = (int)Nodes[Nodes.length-1][1];
		for(int i = 0 ; i < Nodes.length; i++){
			if(Nodes[i][1] == 0 && (Nodes[i][0] < lowest[1] || lowest[1] == -1)){
				lowest[0] = (int)Nodes[i][0];
			}
			
			if(Nodes[i][1] == ll && (Nodes[i][0] < lowest[1] || lowest[1] == -1)){
				lowest[1] = (int)Nodes[i][0];
			}
		}
		
		int[] x = {};
		for(int i = 0; i < Nodes.length; i++){
			if(Nodes[i][1] == 0){
				x = (int[])append(x, (int)Nodes[i][0]);
			}else{
				break;
			}
		}
		Start_Nodes = x;
		
		for(int i = 0; i < Nodes.length; i++){
			if(Nodes[i][1] == 0){ioNum[0]++;}
			if(Nodes[i][1] == 2){ioNum[1]++;}
		}
		
		connections = C;
	}
	
	void Sort_Nodes(){ // Sort nodes based on layer num
		float[][] Sorted_Nodes = {};
		for(int a = 0; a < Nodes.length; a++){
			boolean placed = false;
			for(int b = 0; b < Sorted_Nodes.length; b++){
				if(Nodes[a][1] < Sorted_Nodes[b][1] || (Nodes[a][1] == Sorted_Nodes[b][1] && Nodes[a][0] < Sorted_Nodes[b][0])){ // reverse sign to reverse order < is l to g and > is g to l
					Sorted_Nodes = insert(Sorted_Nodes, Nodes[a], b+1);
					placed = true;
					break;
				}
			}
			
			if(!placed){
				Sorted_Nodes = (float[][])append(Sorted_Nodes, Nodes[a]);
			}
		}
		Nodes = Sorted_Nodes;
	}
	
	void SortConnections(){
		float[][] out = {};
		for(int a = 0; a < connections.length; a++){
			boolean placed = false;
			for(int b = 0; b < out.length; b++){
				if(connections[a][4] < out[b][4]){ // reverse sign to reverse order < is l to g and > is g to l
					out = insert(out, connections[a], b+1);
					placed = true;
					break;
				}
			}
			
			if(!placed){
				out = (float[][])append(out, connections[a]);
			}
		}
		connections = out;
	}
	
	int getNode(int Node){
		for(int i = 0; i < Nodes.length; i++){
			if(Nodes[i][0] == Node){
				return i;
			}
		}
		return -1;
	}
	
	float[] Evaluate(float[] input){
		Sort_Nodes();
		int[][] NodeConnections = new int[Nodes.length][];
		
		for(int n = 0; n < Nodes.length; n++){
			int[] x = {}; NodeConnections[n] = x;
			for(int c = 0; c < connections.length; c++){ 
				if(connections[c][1] == Nodes[n][0]){
					NodeConnections[n] = append(NodeConnections[n], c);
				}
			}
		}
		
		float[] TempNodeValues = new float[Nodes.length];
		float[] FinalNodeValues = new float[Nodes.length];
		
		for(int i = 0; i < FinalNodeValues.length; i++){
			if(Nodes[i][1] == 0){
				FinalNodeValues[i] = input[i];
			}else{
				FinalNodeValues[i] = 0;
			}
		}
		
		int MaxRuns = 10;
		double maxDiff = 0.01;
		float[] lastOuts = new float[ioNum[1]];
		
		for(int i = 0; i < MaxRuns; i++){
			for(int n = 0; n < Nodes.length; n++){
				if(Nodes[n][1] == 0){TempNodeValues[n] = input[n];continue;}
				TempNodeValues[n] = 0;
				for(int c = 0; c < NodeConnections[n].length; c++){
					float[] con = connections[NodeConnections[n][c]];
					
					if(getNode((int)con[0]) == -1){
						println("error occured");
						println(n);
						println(NetNum);
						println(con[0]);
						for(int p = 0; p < Nodes.length; p++){
							print(Nodes[p][0] + ", ");
						}
						println();
					}else{
						TempNodeValues[n] += FinalNodeValues[getNode((int)con[0])]*con[2]*con[3];
					}
					//println(i + ": " + FinalNodeValues[(int)con[0]] + ", " + con[2] + ", " + con[3]);
				}
				TempNodeValues[n] = sigmoid(TempNodeValues[n]);
			}
			
			arrayCopy(TempNodeValues, FinalNodeValues);
			
			float[] out = new float[ioNum[1]];
			for(int n = Nodes.length-ioNum[1]; n < Nodes.length; n++){
				out[Nodes.length-n-1] = FinalNodeValues[n];
			}
			
			if(i != 0){
				boolean b = true;
				for(int o = 0; o < lastOuts.length; o++){
					if(out[o]-lastOuts[o] > maxDiff){
						b = false;
					}
				}
				if(b){
					arrayCopy(out, lastOuts);
					break;
				}
			}
			arrayCopy(out, lastOuts);
		}
		
		//int[] x = null;
		//x = concat(x,x);
		
		return lastOuts;
	}
	
	/*void SimulateInst(){
		t = new Track(TN);
		//c = new Car(t, new PVector(240,400), -PI/2 - 0.33);
		c = new Car(t, new PVector(420,520), PI);
		fitness = 0;
		alive = true;
		
		int r = 0;
		while(alive && r <= rMax){
			r++;
			float[] out = Evaluate(c.Get_Inputs());
			//println(out);
			c.Drive((out[0]-0.5)*2, (out[1]-0.5)/2);
			c.Step();
			if(c.touchingTrack()){
				alive = false;
			}
									
			if(c.hitGate()){
				fitness += 10;
			}
			//fitness -= 0.02;
			PVector avg = new PVector(0,0);
			boolean filled = true;
			for(int i = 1; i < LastPoints.length; i++){
				if(LastPoints[i] != null){
					avg.x += LastPoints[i].x - c.pos.x;
					avg.y += LastPoints[i].y - c.pos.y;
					LastPoints[i-1] = new PVector(LastPoints[i].x, LastPoints[i].y);
				}else{
					filled = false;
				}
			}
			LastPoints[LastPoints.length-1] = new PVector(c.pos.x, c.pos.y);
			if(filled && sq(avg.x/LastPoints.length) + sq(avg.y/LastPoints.length) < sq(15)){
				alive = false;
				break;
			}
			
			if(fitness < -2){
				alive = false;
				break;
			}
			
			//c.Draw(false);
		}
	}*/
	
	void SimulateStep(boolean start, boolean Draw){
		if(start){
			t = new Track(TN);
			if(TN == 0){
				c = new Car(t, new PVector(240,400), -PI/2 - 0.33);
			}else if(TN == 1){
				c = new Car(t, new PVector(420,520), PI);
			}else if(TN == 2){
				c = new Car(t, new PVector(350,520), PI);
			}
			
			fitness = 0;
			alive = true;
			for(int i = 0; i < storage.length; i++){
				storage[i] = 0;
			}
		}
		
		if(alive){
			float[] out = Evaluate(concat(c.Get_Inputs(), storage));
			for(int i = 2; i < out.length; i++){
				storage[i-2] = out[i];
			}
			//println(NetNum);
			//println(out[0] + ", " + out[1]);
			//println(out);
			c.Drive((out[0]-0.5)*2, (out[1]-0.5)*4);
			c.Step();
			if(c.touchingTrack()){
				alive = false;
			}
									
			if(c.hitGate()){
				fitness += 10;
			}
			//fitness -= 0.02;
			PVector avg = new PVector(0,0);
			boolean filled = true;
			for(int i = 1; i < LastPoints.length; i++){
				if(LastPoints[i] != null){
					avg.x += LastPoints[i].x - c.pos.x;
					avg.y += LastPoints[i].y - c.pos.y;
					LastPoints[i-1] = new PVector(LastPoints[i].x, LastPoints[i].y);
				}else{
					filled = false;
				}
			}
			LastPoints[LastPoints.length-1] = new PVector(c.pos.x, c.pos.y);
			if(filled && sq(avg.x/LastPoints.length) + sq(avg.y/LastPoints.length) < sq(5)){
				alive = false;
			}
			
			if(fitness < -2){
				alive = false;
			}
			
			if(Draw){
				c.Draw(false);
			}
		}
	}
	
	void Mutate(){
		// Mutate connection
		for(int i = 0; i < connections.length; i++){
			if(TFProb(80)){
				if(TFProb(90)){
					connections[i][2] += random(-0.1,0.1);
				}else{
					connections[i][2] = random(-5,5);
				}
			}
			if(TFProb(1)){
				if(connections[i][3] == 0){connections[i][3] = 1;}else{connections[i][3] = 0;}
			}
		}
		
		//Generate New connection
		if(TFProb(20)){
			boolean fail = false;
			int InNode = (int)Nodes[round(random(-0.499, Nodes.length-0.501))][1];
			
			int OutNode = (int)Nodes[round(random(-0.499, Nodes.length-0.501))][1];
			while(OutNode != 0){
				OutNode = (int)Nodes[round(random(-0.499, Nodes.length-0.501))][1];
			}
			
			int InnNum = -1;
			for(int i = 0; i < existingConnections.length; i++){
				if(existingConnections[i][0] == InNode && existingConnections[i][1] == OutNode){
					InnNum = (int)existingConnections[i][4];
					break;
				}
			}
			
			for(int i = 0; i < connections.length; i++){
				if(InnNum == connections[i][4]){
					fail = true;
					break;
				}
			}
			
			if(!fail){
				if(InnNum == -1){
					InnNum = innovation_numberC;
					float[] x = {InNode, OutNode, random(-5,5), 1, InnNum};
					existingConnections = (float[][])append(existingConnections, x);
					innovation_numberC++;
				}
				
				float[] C = {InNode, OutNode, random(-5,5), 1, InnNum};
				connections = (float[][])append(connections, C);
			}
		}
		
		//Generate New Node
		if(TFProb(10) && connections.length > 0){
			int ToSplit = round(random(-0.499, connections.length-0.501));
			while(connections[ToSplit][3] == 0){
				ToSplit = round(random(-0.499, connections.length-0.501));
			}
			int innNum = -1;
			
			for(int i = 0; i < existingNodes.length; i++){
				if(connections[ToSplit][4] == existingNodes[i][2]){
					innNum = (int)existingNodes[i][0];
					break;
				}
			}
			
			if(innNum == -1){
				innNum = innovation_numberN;
				float[] x = {innNum, 1, connections[ToSplit][0]};
				existingNodes = (float[][])append(existingNodes, x);
				innovation_numberN++;
			}
			
			float[] n = {innNum, 1, connections[ToSplit][0]};
			Nodes = (float[][])append(Nodes, n);
			
			connections[ToSplit][3] = 0;
			float[][] Cs = {{connections[ToSplit][0]+0, innNum, 1, 1, -1},{innNum, connections[ToSplit][1]+0, connections[ToSplit][2]+0, 1, -1}};
			
			for(int i = 0; i < existingConnections.length; i++){
				if(existingConnections[i][0] == Cs[0][0] && existingConnections[i][1] == Cs[0][1]){ // test incoming connection
					Cs[0][4] = (int)existingConnections[i][4];
				}
				
				if(existingConnections[i][0] == Cs[1][0] && existingConnections[i][1] == Cs[1][1]){ // test outgoing connection
					Cs[1][4] = (int)existingConnections[i][4];
				}
			}
			
			if(Cs[0][4] == -1){
				Cs[0][4] = innovation_numberC;
				existingConnections = (float[][])append(existingConnections, Cs[0]);
				innovation_numberC++;
			}
			
			if(Cs[1][4] == -1){
				Cs[1][4] = innovation_numberC;
				existingConnections = (float[][])append(existingConnections, Cs[1]);
				innovation_numberC++;
			}
			
			connections = (float[][])append(connections, Cs[0]);
			connections = (float[][])append(connections, Cs[1]);
		}
	}
	
	Net Copy(){
		float[][] N = new float[Nodes.length][Nodes[0].length];
		float[][] C;
		if(connections.length == 0){
			C = new float[connections.length][];
		}else{
			C = new float[connections.length][connections[0].length];
		}
		
		for(int i = 0; i < Nodes.length; i++){
			arrayCopy(Nodes[i], N[i]);
		}
		
		for(int i = 0; i < connections.length; i++){
			arrayCopy(connections[i], C[i]);
		}
		
		return new Net(N, C);
	}
}
